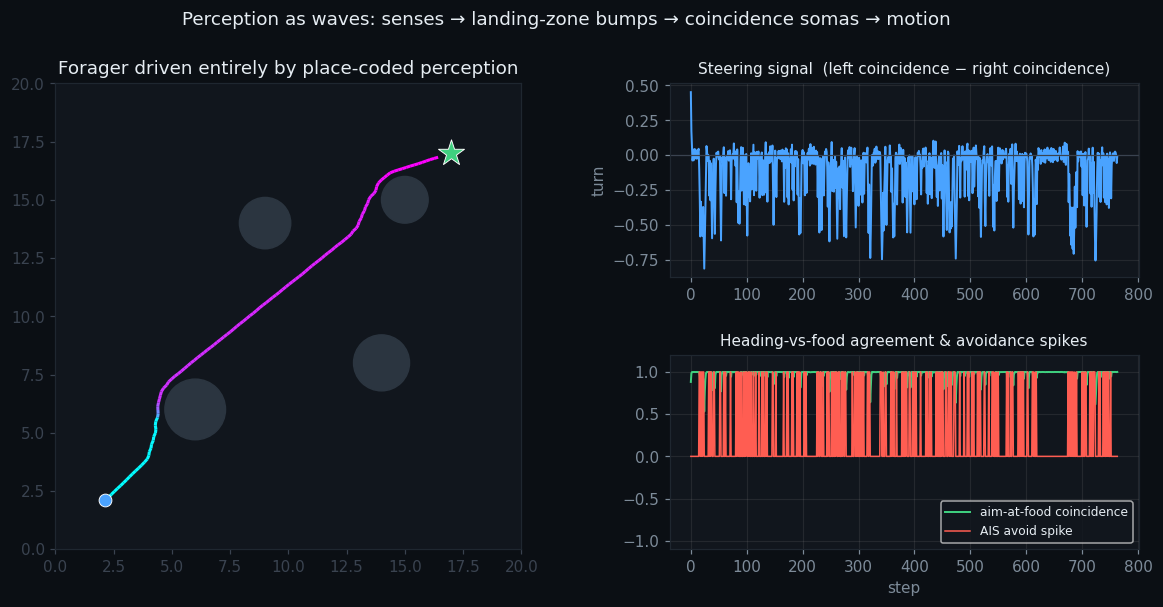

The Python source for this figure:
"""
================================================================================
LANDING-ZONE CREATURE
A forager whose perception is place-coded phases, not hand-coded numbers.
================================================================================

PerceptionLab / Antti Luode, with Claude. Helsinki, June 2026.
"Do not hype. Do not lie. Just show."

Every sense the creature has is turned into a bump on a ring of landing zones
(LandingZones). The brain never compares numbers -- it compares POPULATIONS by
interference:

  STEER:  the direction-to-food is place-coded. The creature's heading is
          place-coded twice -- once rotated a little LEFT, once RIGHT. Two
          coincidence somas ask "which rotated heading agrees more with where
          the food is?" The difference of the two coincidences is the turn.
          (This is the owl's two-eared comparison, and a ring-attractor steer.)

  AVOID:  forward obstacle proximity is place-coded on an arc; an AIS threshold
          turns 'too close' into a discrete avoidance spike that overrides steer.

So the control path is: continuous sense -> landing-zone bump (phase) ->
coincidence soma (interference) -> AIS spike / graded turn -> motion.
No arithmetic comparison of raw sensor values anywhere in the loop.

Honest question this tests: does perception-as-waves actually drive a body to
food and around walls? We measure it.
================================================================================
"""

import numpy as np
import matplotlib
matplotlib.use("Agg")
import matplotlib.pyplot as plt
from matplotlib.patches import Circle
from matplotlib.collections import LineCollection

from landing_zone import (LandingZones, coincidence, ais_spike,
                          value_to_angle, TAU)

RNG = np.random.default_rng(4)

# ----------------------------------------------------------------------------
# world
# ----------------------------------------------------------------------------
class World:
    def __init__(self):
        self.W = self.H = 20.0
        self.obstacles = [(6, 6, 1.3), (14, 8, 1.2), (9, 14, 1.1), (15, 15, 1.0)]
        self.food = (17.0, 17.0)        # single goal, lower-effort to read honestly

    def is_free(self, x, y):
        if x < 0.5 or x > self.W-0.5 or y < 0.5 or y > self.H-0.5: return False
        for ox, oy, r in self.obstacles:
            if (x-ox)**2 + (y-oy)**2 < (r+0.3)**2: return False
        return True

    def front_proximity(self, x, y, h, reach=3.0):
        """1 = obstacle right ahead, 0 = clear ahead (sampled along heading)."""
        for k in range(1, 13):
            t = reach*k/12
            if not self.is_free(x+t*np.cos(h), y+t*np.sin(h)):
                return 1.0 - t/reach
        return 0.0

    def dir_to_food(self, x, y):
        return np.arctan2(self.food[1]-y, self.food[0]-x) % TAU


# ----------------------------------------------------------------------------
# creature whose perception is landing zones
# ----------------------------------------------------------------------------
class Creature:
    def __init__(self, x, y, heading):
        self.x, self.y, self.heading = x, y, heading
        self.ring = LandingZones(n=24, kappa=4.0)   # for circular senses (heading, bearing)
        self.arc  = LandingZones(n=20, kappa=5.0)   # for the bounded proximity sense
        self.speed = 0.18
        self.turn_gain = 0.30
        self.trail_x, self.trail_y = [], []
        self.reached = False
        self._avoid_dir = 0.0
        self.log = {"steer": [], "avoid": [], "coh_food": []}

    def perceive_and_act(self, world):
        # ---- senses as continuous values ----
        bearing = world.dir_to_food(self.x, self.y)         # circular, [0,2pi)
        prox    = world.front_proximity(self.x, self.y, self.heading)  # [0,1]

        # ---- place-code them (input transducer) ----
        a_food   = self.ring.encode(bearing, noise=0.05, rng=RNG)
        a_headL  = self.ring.encode(self.heading + 0.5)      # heading rotated left
        a_headR  = self.ring.encode(self.heading - 0.5)      # heading rotated right
        a_prox   = self.arc.encode(value_to_angle(prox), noise=0.05, rng=RNG)
        a_near   = self.arc.encode(value_to_angle(0.7))      # template: "this close"

        # ---- coincidence somas (interference) ----
        cohL = coincidence(self.ring, a_food, a_headL)       # food agrees with left?
        cohR = coincidence(self.ring, a_food, a_headR)       # food agrees with right?
        steer = cohL - cohR                                  # signed, in-substrate

        prox_match = coincidence(self.arc, a_prox, a_near)   # is something close ahead?
        avoid = ais_spike(prox_match, threshold=0.6)         # AIS commit

        # also a forward coincidence to know if we're basically aimed at food
        coh_food = coincidence(self.ring, a_food, self.ring.encode(self.heading))

        # ---- arbitration ----
        if avoid > 0.5:
            # commit to turning toward the clearer side and HOLD it until clear,
            # so we sweep past the obstacle instead of jittering against it
            if self._avoid_dir == 0:
                pl = world.front_proximity(self.x, self.y, self.heading + 0.7)
                pr = world.front_proximity(self.x, self.y, self.heading - 0.7)
                self._avoid_dir = +1.0 if pl <= pr else -1.0
            turn = self._avoid_dir
            drive = 0.9                                       # keep moving while turning
        else:
            self._avoid_dir = 0
            turn = np.clip(3.0 * steer, -1, 1)               # steer toward food
            drive = 1.0

        self.heading = (self.heading + self.turn_gain * turn) % TAU
        nx = self.x + self.speed * drive * np.cos(self.heading)
        ny = self.y + self.speed * drive * np.sin(self.heading)
        if world.is_free(nx, ny):
            self.x, self.y = nx, ny
        self.trail_x.append(self.x); self.trail_y.append(self.y)

        self.log["steer"].append(steer)
        self.log["avoid"].append(avoid)
        self.log["coh_food"].append(coh_food)

        if (self.x-world.food[0])**2 + (self.y-world.food[1])**2 < 0.6**2:
            self.reached = True


# ----------------------------------------------------------------------------
# run + figure
# ----------------------------------------------------------------------------
def main():
    world = World()
    creature = Creature(2.0, 2.0, heading=0.3)
    steps = 1100
    for t in range(steps):
        creature.perceive_and_act(world)
        if creature.reached:
            print(f"[creature] reached food at step {t}")
            break
    if not creature.reached:
        print("[creature] did not reach food in time")
    dist = ((creature.x-world.food[0])**2 + (creature.y-world.food[1])**2)**0.5
    print(f"[creature] final distance to food = {dist:.2f}, path length = "
          f"{sum(np.hypot(np.diff(creature.trail_x), np.diff(creature.trail_y))):.1f}")

    fig = plt.figure(figsize=(13, 5.5)); fig.patch.set_facecolor("#0b0f14")
    gs = fig.add_gridspec(2, 2, width_ratios=[1.1, 1], height_ratios=[1, 1],
                          hspace=0.4, wspace=0.25)

    # trajectory
    ax = fig.add_subplot(gs[:, 0]); ax.set_facecolor("#11161d")
    ax.set_xlim(0, world.W); ax.set_ylim(0, world.H); ax.set_aspect("equal")
    for s in ax.spines.values(): s.set_color("#1f2730")
    ax.tick_params(colors="#3a4350")
    for ox, oy, r in world.obstacles:
        ax.add_patch(Circle((ox, oy), r, color="#2b3540"))
    ax.scatter(*world.food, s=320, c="#3fd07f", marker="*", edgecolors="white", linewidths=.6, zorder=5)
    tx, ty = creature.trail_x, creature.trail_y
    pts = np.array([tx, ty]).T.reshape(-1, 1, 2)
    segs = np.concatenate([pts[:-1], pts[1:]], axis=1)
    lc = LineCollection(segs, cmap="cool", array=np.linspace(0, 1, len(segs)), linewidths=2)
    ax.add_collection(lc)
    ax.scatter(tx[0], ty[0], s=70, c="#4aa3ff", edgecolors="white", linewidths=.6, zorder=6)
    ax.set_title("Forager driven entirely by place-coded perception",
                 color="#e6edf3", fontsize=12)

    def style(a):
        a.set_facecolor("#11161d"); a.tick_params(colors="#7d8b99")
        for s in a.spines.values(): s.set_color("#1f2730")
        a.title.set_color("#e6edf3"); a.xaxis.label.set_color("#7d8b99"); a.yaxis.label.set_color("#7d8b99")
        a.grid(True, alpha=0.12)

    ax2 = fig.add_subplot(gs[0, 1]); style(ax2)
    ax2.plot(creature.log["steer"], color="#4aa3ff", lw=1.3)
    ax2.axhline(0, color="#3a4350", lw=0.8)
    ax2.set_title("Steering signal  (left coincidence − right coincidence)", fontsize=10)
    ax2.set_ylabel("turn")

    ax3 = fig.add_subplot(gs[1, 1]); style(ax3)
    ax3.plot(creature.log["coh_food"], color="#3fd07f", lw=1.3, label="aim-at-food coincidence")
    ax3.plot(creature.log["avoid"], color="#ff5d52", lw=1.0, label="AIS avoid spike")
    ax3.set_title("Heading-vs-food agreement & avoidance spikes", fontsize=10)
    ax3.set_xlabel("step"); ax3.set_ylim(-1.1, 1.2)
    ax3.legend(facecolor="#11161d", labelcolor="#e6edf3", fontsize=8, loc="lower right")

    fig.suptitle("Perception as waves: senses → landing-zone bumps → coincidence somas → motion",
                 color="#e6edf3", fontsize=12, y=1.0)
    plt.savefig("landing_zone_creature.png", dpi=110, facecolor="#0b0f14", bbox_inches="tight")
    print("saved -> landing_zone_creature.png")


if __name__ == "__main__":
    main()
